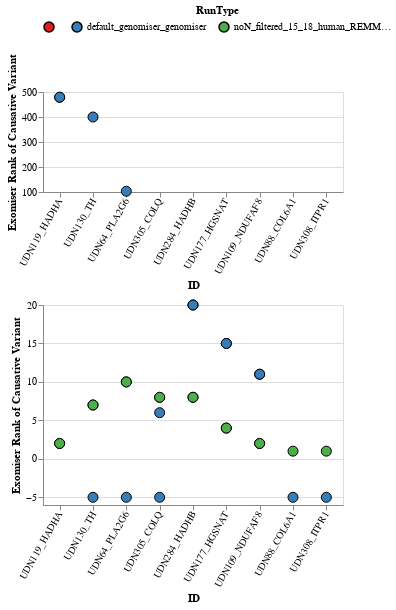

Write notebook code for a chart like this one.
### Code cell
data = []
to_plot = []

unfiltered_run_type = 'default_genomiser_genomiser'
filtered_run_type = 'noN_filtered_15_18_human_REMM_revel_mvp_alphaM_spliceAI_PSF_501_reg_filter_noWL_genomiser'
df,big_change, to_plot,rank_changes_gs_genomiser, rank_changes_big_gs_genomiser = filt_vs_unfilt_df(unfiltered_run_type,filtered_run_type,success_table, 10, domain,order)
# gs_genomiser_improvement = alt.hconcat(rank_changes_big_gs_genomiser,
#                                       rank_changes_gs_genomiser)
gs_genomiser_improvement = alt.vconcat(rank_changes_big_gs_genomiser, rank_changes_gs_genomiser, spacing=5).resolve_scale(x="shared")
gs_genomiser_improvement

### Figure 1 — Vega-Lite specification as saved in the notebook (floating-point values rounded to 4 significant figures)
{"config": {"view": {"continuousWidth": 300, "continuousHeight": 300}}, "vconcat": [{"data": {"name": "data-7d4f680add1b92ebd55d4bd15934d52d"}, "mark": {"type": "circle", "filled": true, "opacity": 1, "size": 100, "stroke": "black", "strokeWidth": 1}, "encoding": {"color": {"field": "RunType", "legend": {"direction": "horizontal", "orient": "top", "titleAnchor": "middle"}, "scale": {"domain": ["", "default_genomiser_genomiser", "noN_filtered_15_18_human_REMM_revel_mvp_alphaM_spliceAI_PSF_501_reg_filter_noWL_genomiser"], "scheme": "set1"}, "type": "nominal"}, "tooltip": [{"field": "RunType", "type": "nominal"}, {"field": "ID", "type": "nominal"}, {"field": "Rank", "type": "quantitative"}, {"field": "Diff", "type": "quantitative"}], "x": {"axis": {"labelAngle": -60}, "field": "ID", "scale": {"domain": ["UDN119_HADHA", "UDN130_TH", "UDN64_PLA2G6", "UDN305_COLQ", "UDN305_COLQ", "UDN284_HADHB", "UDN284_HADHB", "UDN284_HADHB", "UDN284_HADHB", "UDN177_HGSNAT", "UDN177_HGSNAT", "UDN177_HGSNAT", "UDN177_HGSNAT", "UDN109_NDUFAF8", "UDN109_NDUFAF8", "UDN109_NDUFAF8", "UDN109_NDUFAF8", "UDN88_COL6A1", "UDN308_ITPR1", "UDN88_COL6A1", "UDN308_ITPR1", "UDN305_COLQ", "UDN305_COLQ"]}, "sort": ["UDN119_HADHA", "UDN130_TH", "UDN64_PLA2G6", "UDN305_COLQ", "UDN305_COLQ", "UDN284_HADHB", "UDN284_HADHB", "UDN284_HADHB", "UDN284_HADHB", "UDN177_HGSNAT", "UDN177_HGSNAT", "UDN177_HGSNAT", "UDN177_HGSNAT", "UDN109_NDUFAF8", "UDN109_NDUFAF8", "UDN109_NDUFAF8", "UDN109_NDUFAF8", "UDN88_COL6A1", "UDN308_ITPR1", "UDN88_COL6A1", "UDN308_ITPR1", "UDN305_COLQ", "UDN305_COLQ"], "type": "nominal"}, "y": {"field": "Rank", "scale": {"domain": [100, 500]}, "title": "Exomiser Rank of Causative Variant", "type": "quantitative"}}, "height": 100, "width": 300}, {"data": {"name": "data-46ac866aa7220213337f7917202551b3"}, "mark": {"type": "circle", "filled": true, "opacity": 1, "size": 100, "stroke": "black", "strokeWidth": 1}, "encoding": {"color": {"field": "RunType", "legend": {"direction": "horizontal", "orient": "top", "titleAnchor": "middle"}, "scale": {"domain": ["", "default_genomiser_genomiser", "noN_filtered_15_18_human_REMM_revel_mvp_alphaM_spliceAI_PSF_501_reg_filter_noWL_genomiser"], "scheme": "set1"}, "type": "nominal"}, "tooltip": [{"field": "RunType", "type": "nominal"}, {"field": "ID", "type": "nominal"}, {"field": "Rank", "type": "quantitative"}, {"field": "Diff", "type": "quantitative"}], "x": {"axis": {"labelAngle": -60}, "field": "ID", "scale": {"domain": ["UDN119_HADHA", "UDN130_TH", "UDN64_PLA2G6", "UDN305_COLQ", "UDN305_COLQ", "UDN284_HADHB", "UDN284_HADHB", "UDN284_HADHB", "UDN284_HADHB", "UDN177_HGSNAT", "UDN177_HGSNAT", "UDN177_HGSNAT", "UDN177_HGSNAT", "UDN109_NDUFAF8", "UDN109_NDUFAF8", "UDN109_NDUFAF8", "UDN109_NDUFAF8", "UDN88_COL6A1", "UDN308_ITPR1", "UDN88_COL6A1", "UDN308_ITPR1", "UDN305_COLQ", "UDN305_COLQ"]}, "sort": ["UDN119_HADHA", "UDN130_TH", "UDN64_PLA2G6", "UDN305_COLQ", "UDN305_COLQ", "UDN284_HADHB", "UDN284_HADHB", "UDN284_HADHB", "UDN284_HADHB", "UDN177_HGSNAT", "UDN177_HGSNAT", "UDN177_HGSNAT", "UDN177_HGSNAT", "UDN109_NDUFAF8", "UDN109_NDUFAF8", "UDN109_NDUFAF8", "UDN109_NDUFAF8", "UDN88_COL6A1", "UDN308_ITPR1", "UDN88_COL6A1", "UDN308_ITPR1", "UDN305_COLQ", "UDN305_COLQ"], "type": "nominal"}, "y": {"field": "Rank", "title": "Exomiser Rank of Causative Variant", "type": "quantitative"}}, "height": 200, "width": 300}], "resolve": {"scale": {"x": "shared"}}, "spacing": 5, "$schema": "https://vega.github.io/schema/vega-lite/v5.17.0.json", "datasets": {"data-7d4f680add1b92ebd55d4bd15934d52d": [{"ID": "UDN119_HADHA", "Rank": 479.0, "Diff": 477.0, "RunType": "default_genomiser_genomiser"}, {"ID": "UDN119_HADHA", "Rank": 479.0, "Diff": 477.0, "RunType": "default_genomiser_genomiser"}, {"ID": "UDN130_TH", "Rank": 400.0, "Diff": 393.0, "RunType": "default_genomiser_genomiser"}, {"ID": "UDN64_PLA2G6", "Rank": 103.0, "Diff": 93.0, "RunType": "default_genomiser_genomiser"}], "data-46ac866aa7220213337f7917202551b3": [{"ID": "UDN284_HADHB", "Rank": 20.0, "Diff": 12.0, "RunType": "default_genomiser_genomiser"}, {"ID": "UDN284_HADHB", "Rank": 20.0, "Diff": 12.0, "RunType": "default_genomiser_genomiser"}, {"ID": "UDN177_HGSNAT", "Rank": 15.0, "Diff": 11.0, "RunType": "default_genomiser_genomiser"}, {"ID": "UDN177_HGSNAT", "Rank": 15.0, "Diff": 11.0, "RunType": "default_genomiser_genomiser"}, {"ID": "UDN109_NDUFAF8", "Rank": 11.0, "Diff": 9.0, "RunType": "default_genomiser_genomiser"}, {"ID": "UDN109_NDUFAF8", "Rank": 11.0, "Diff": 9.0, "RunType": "default_genomiser_genomiser"}, {"ID": "UDN64_PLA2G6", "Rank": 10.0, "Diff": 93.0, "RunType": "noN_filtered_15_18_human_REMM_revel_mvp_alphaM_spliceAI_PSF_501_reg_filter_noWL_genomiser"}, {"ID": "UDN64_PLA2G6", "Rank": 10.0, "Diff": 15.0, "RunType": "noN_filtered_15_18_human_REMM_revel_mvp_alphaM_spliceAI_PSF_501_reg_filter_noWL_genomiser"}, {"ID": "UDN284_HADHB", "Rank": 8.0, "Diff": 12.0, "RunType": "noN_filtered_15_18_human_REMM_revel_mvp_alphaM_spliceAI_PSF_501_reg_filter_noWL_genomiser"}, {"ID": "UDN284_HADHB", "Rank": 8.0, "Diff": 12.0, "RunType": "noN_filtered_15_18_human_REMM_revel_mvp_alphaM_spliceAI_PSF_501_reg_filter_noWL_genomiser"}, {"ID": "UDN305_COLQ", "Rank": 8.0, "Diff": 2.0, "RunType": "noN_filtered_15_18_human_REMM_revel_mvp_alphaM_spliceAI_PSF_501_reg_filter_noWL_genomiser"}, {"ID": "UDN305_COLQ", "Rank": 8.0, "Diff": 13.0, "RunType": "noN_filtered_15_18_human_REMM_revel_mvp_alphaM_spliceAI_PSF_501_reg_filter_noWL_genomiser"}, {"ID": "UDN130_TH", "Rank": 7.0, "Diff": 12.0, "RunType": "noN_filtered_15_18_human_REMM_revel_mvp_alphaM_spliceAI_PSF_501_reg_filter_noWL_genomiser"}, {"ID": "UDN130_TH", "Rank": 7.0, "Diff": 393.0, "RunType": "noN_filtered_15_18_human_REMM_revel_mvp_alphaM_spliceAI_PSF_501_reg_filter_noWL_genomiser"}, {"ID": "UDN305_COLQ", "Rank": 6.0, "Diff": 2.0, "RunType": "default_genomiser_genomiser"}, {"ID": "UDN177_HGSNAT", "Rank": 4.0, "Diff": 11.0, "RunType": "noN_filtered_15_18_human_REMM_revel_mvp_alphaM_spliceAI_PSF_501_reg_filter_noWL_genomiser"}, {"ID": "UDN177_HGSNAT", "Rank": 4.0, "Diff": 11.0, "RunType": "noN_filtered_15_18_human_REMM_revel_mvp_alphaM_spliceAI_PSF_501_reg_filter_noWL_genomiser"}, {"ID": "UDN109_NDUFAF8", "Rank": 2.0, "Diff": 9.0, "RunType": "noN_filtered_15_18_human_REMM_revel_mvp_alphaM_spliceAI_PSF_501_reg_filter_noWL_genomiser"}, {"ID": "UDN109_NDUFAF8", "Rank": 2.0, "Diff": 9.0, "RunType": "noN_filtered_15_18_human_REMM_revel_mvp_alphaM_spliceAI_PSF_501_reg_filter_noWL_genomiser"}, {"ID": "UDN119_HADHA", "Rank": 2.0, "Diff": 477.0, "RunType": "noN_filtered_15_18_human_REMM_revel_mvp_alphaM_spliceAI_PSF_501_reg_filter_noWL_genomiser"}, {"ID": "UDN119_HADHA", "Rank": 2.0, "Diff": 477.0, "RunType": "noN_filtered_15_18_human_REMM_revel_mvp_alphaM_spliceAI_PSF_501_reg_filter_noWL_genomiser"}, {"ID": "UDN308_ITPR1", "Rank": 1.0, "Diff": 6.0, "RunType": "noN_filtered_15_18_human_REMM_revel_mvp_alphaM_spliceAI_PSF_501_reg_filter_noWL_genomiser"}, {"ID": "UDN88_COL6A1", "Rank": 1.0, "Diff": 6.0, "RunType": "noN_filtered_15_18_human_REMM_revel_mvp_alphaM_spliceAI_PSF_501_reg_filter_noWL_genomiser"}, {"ID": "UDN88_COL6A1", "Rank": -5.0, "Diff": 6.0, "RunType": "default_genomiser_genomiser"}, {"ID": "UDN64_PLA2G6", "Rank": -5.0, "Diff": 15.0, "RunType": "default_genomiser_genomiser"}, {"ID": "UDN130_TH", "Rank": -5.0, "Diff": 12.0, "RunType": "default_genomiser_genomiser"}, {"ID": "UDN305_COLQ", "Rank": -5.0, "Diff": 13.0, "RunType": "default_genomiser_genomiser"}, {"ID": "UDN308_ITPR1", "Rank": -5.0, "Diff": 6.0, "RunType": "default_genomiser_genomiser"}]}}
